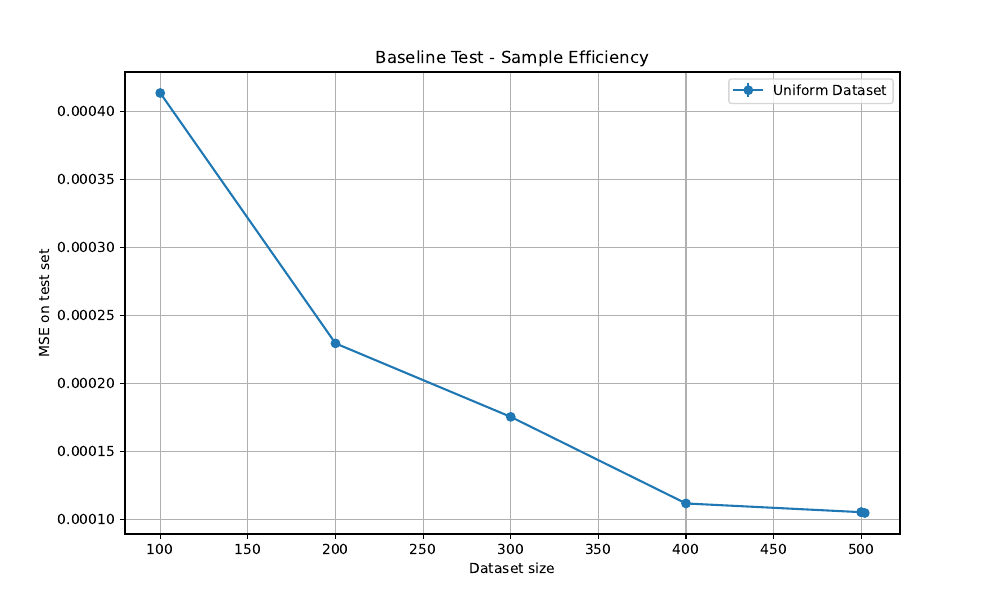

Write the Python code that produced this figure.
"""
Baseline Test - Using baseline_training_methods module
This keeps our methods safe and reusable.
"""

import numpy as np
import matplotlib.pyplot as plt
from baseline_training_methods import (
    run_mse_analysis,
    load_baseline_datasets
)


if __name__ == "__main__":
    print("🚀 Baseline Test - Using our specific config")
    
    # Configuration (from your active learning script)
    config = {
        'nspecies': 3,
        'num_pressure_conditions': 2,
        'pressure_conditions_pa': [133.322, 1333.22],  # 1 and 10 Torr
        'initial_samples_from_uniform': 500,
        'n_iterations': 1,
        'n_samples_per_iteration': 2,
        'svr_params': [
            {'C': 10, 'epsilon': 0.005, 'gamma': 2, 'kernel': 'rbf'},
            {'C': 20, 'epsilon': 0.005, 'gamma': 5, 'kernel': 'rbf'},
            {'C': 5, 'epsilon': 0.005, 'gamma': 2, 'kernel': 'rbf'}
        ]
    }
    
    print(f"Configuration: {config}")
    
    # Calculate total samples needed for fair comparison
    initial_samples = config['initial_samples_from_uniform']
    additional_samples = config['n_iterations'] * config['n_samples_per_iteration']
    total_samples_needed = initial_samples + additional_samples
    
    print(f"📊 Sample calculation:")
    print(f"   Initial samples: {initial_samples}")
    print(f"   Additional adaptive samples: {additional_samples}")
    print(f"   Total samples needed: {total_samples_needed}")
    
    # Use our config values
    nspecies = config['nspecies']
    num_pressure_conditions = config['num_pressure_conditions']
    best_params = config['svr_params']
    
    # Create subset sizes: 100, 200, 300, 400, 500, and final total_samples_needed
    base_sizes = list(range(100, initial_samples + 1, 100))  # [100, 200, 300, 400, 500]
    if total_samples_needed not in base_sizes:
        subset_sizes = base_sizes + [total_samples_needed]  # [100, 200, 300, 400, 500, 502]
    else:
        subset_sizes = base_sizes


    subset_sizes.append(500)


    num_seeds = 1  # Start with 1 seed for debugging
    
    print(f"📊 Subset sizes: {subset_sizes}")
    print(f"🎲 Number of seeds: {num_seeds}")
    
    # Use only the uniform dataset (like our active learning)
    dataset = 'O2_simple_uniform.txt'
    
    src_file_train = 'data/SampleEfficiency/' + dataset
    src_file_test = 'data/SampleEfficiency/O2_simple_test.txt'
    
    print(f"📂 Loading training data: {src_file_train}")
    print(f"📂 Loading test data: {src_file_test}")
    
    dataset_train, dataset_test = load_baseline_datasets(src_file_train, src_file_test, nspecies, num_pressure_conditions)

    print(f"✅ Data loaded successfully")
    
    # Get data shapes for debugging
    x_train, y_train = dataset_train.get_data()
    x_test, y_test = dataset_test.get_data()
    print(f"📊 Training data: x_train.shape={x_train.shape}, y_train.shape={y_train.shape}")
    print(f"📊 Test data: x_test.shape={x_test.shape}, y_test.shape={y_test.shape}")
    
    # Run MSE analysis
    mean_total_mse, std_total_mse = run_mse_analysis(dataset_train, dataset_test, best_params, subset_sizes, num_seeds)
    
    print(f"\n🏆 FINAL RESULTS:")
    print(f"📊 Mean Total MSE: {mean_total_mse}")
    print(f"📊 Std Error: {std_total_mse}")
    
    # Compare with expected values from sample_efficiency_with_zones.py
    print(f"\n🔍 COMPARISON:")
    print(f"   Our baseline (size 500): {mean_total_mse[-1]:.6f}")
    print(f"   Expected (sample_efficiency_with_zones): ~0.000105")
    print(f"   Ratio: {mean_total_mse[-1] / 0.000105:.1f}x higher")
    
    # Simple plot
    plt.figure(figsize=(10, 6))
    plt.errorbar(subset_sizes, mean_total_mse, yerr=std_total_mse, label='Uniform Dataset', marker='o')
    plt.xlabel('Dataset size')
    plt.ylabel('MSE on test set')
    plt.title('Baseline Test - Sample Efficiency')
    plt.legend()
    plt.grid(True)
    plt.savefig('baseline_test.pdf')
    plt.show()
    
    print(f"\n✅ Baseline test complete!")
    print(f"📊 Plot saved as: baseline_test.pdf")
